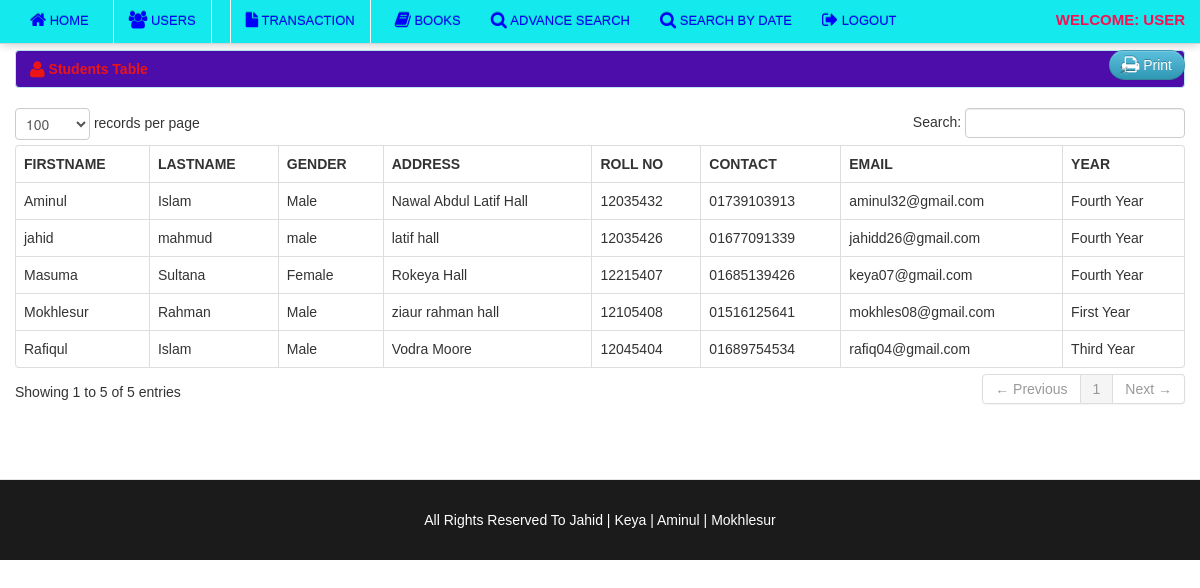
Page /member/student.php (signed in) on the committed database.
### tables this page shows
CREATE TABLE IF NOT EXISTS `member` (
  `member_id` int(11) NOT NULL,
  `firstname` varchar(100) NOT NULL,
  `lastname` varchar(100) NOT NULL,
  `username` varchar(100) NOT NULL,
  `gender` varchar(10) NOT NULL,
  `address` varchar(100) NOT NULL,
  `roll` varchar(30) NOT NULL,
  `contact` varchar(100) NOT NULL,
  `type` varchar(100) NOT NULL,
  `year_level` varchar(100) NOT NULL,
  `password` varchar(100) NOT NULL
);

### member/student.php (the view, shortened to what this page needs)
<?php include('header.php'); ?>
<?php include('navbar.php'); ?>
    <div class="container">
		<div class="margin-top">
			<div class="row">
				<div class="span12">
								<table cellpadding="0" cellspacing="0" border="0" class="table  table-bordered" id="example">
								<div class="pull-right">
									<a href="" onclick="window.print()" class="btn btn-info"><i class="icon-print icon-large"></i> Print</a>
									</div>
									<div class="alert alert-info">
										<button type="button" class="close" data-dismiss="alert">&times;</button>
										<strong><i class="icon-user icon-large"></i>&nbsp;Students Table</strong>
									</div>
									<thead>
										<tr>
											<th>Firstname</th>
											<th>Lastname</th>
											<th>Gender</th>
											<th>Address</th>
											<th>Roll No</th>
											<th>Contact</th>
											<th>Email</th>
											<th>Year</th>
										</tr>
									</thead>
									<tbody>
									  <?php $user_query=mysql_query("select * from member where type='student'")or die(mysql_error());
										while($row=mysql_fetch_array($user_query)){
										$id=$row['member_id']; ?>
										 <tr class="del<?php echo $id ?>">
										<td><?php echo $row['firstname']; ?></td>
										<td><?php echo $row['lastname']; ?></td>
										<td><?php echo $row['gender']; ?></td>
										<td><?php echo $row['address']; ?></td>
										<td><?php echo $row['roll']; ?> </td>
										<td><?php echo $row['contact']; ?></td>
										<td><?php echo $row['username']; ?>@gmail.com</td>
										<td><?php echo $row['year_level']; ?></td>
										</tr>
										<?php } ?>
									</tbody>
								</table>
				</div>
			</div>
		</div>
    </div>
<?php include('footer.php') ?>

### css/docs.css (style rules this page uses)
body { font-family:'TR Century Gothic',Helvetica,Arial,sans-serif !important; }
.btn { border-radius: 25px !important; }
.alert { text-shadow: none; }
th { text-transform:uppercase; }
.margin-top { margin-top:50px; }
body { background: url(../img/grid_noise.png); position: relative; }

### css/print.css (style rules this page uses)
th { text-align:left; }
td { text-align:left; border-top:1px solid; padding:2px; }
.btn { display:none; }
.alert { display:none; }
body { font-family:arial; font-size:13px; }

### rows in the picture
member: firstname "jahid", lastname "mahmud", gender "male", address "latif hall", roll "12035426", contact "01677091339", username "jahidd26", year_level "Fourth Year"
member: firstname "Masuma", lastname "Sultana", gender "Female", address "Rokeya Hall", roll "12215407", contact "01685139426", username "keya07", year_level "Fourth Year"
member: firstname "Aminul", lastname "Islam", gender "Male", address "Nawal Abdul Latif Hall", roll "12035432", contact "01739103913", username "aminul32", year_level "Fourth Year"
member: firstname "Mokhlesur", lastname "Rahman", gender "Male", address "ziaur rahman hall", roll "12105408", contact "01516125641", username "mokhles08", year_level "First Year"
member: firstname "Rafiqul", lastname "Islam", gender "Male", address "Vodra Moore", roll "12045404", contact "01689754534", username "rafiq04", year_level "Third Year"
